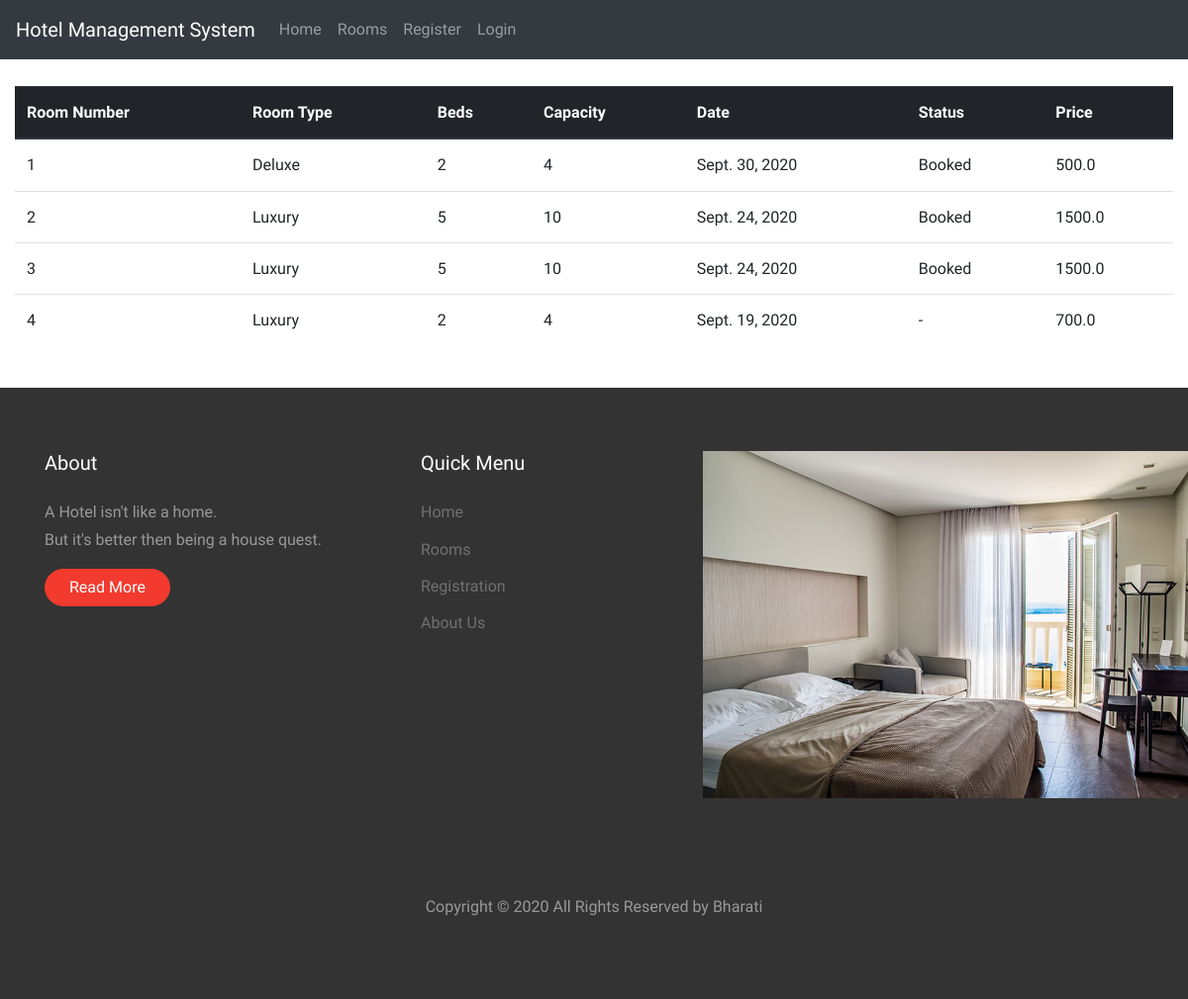
Page /rlist on the committed database.
### hotelapp/models.py (models this page shows, shortened)
class RoomModel(models.Model):
	ROOM_TYPES = (
		('Standard','Standard'),
		('Deluxe','Deluxe'),
		('Luxury','Luxury')
	)
	roomId = models.AutoField(primary_key=True)
	roomType = models.CharField(max_length=30,choices=ROOM_TYPES)
	beds = models.IntegerField()
	capacity = models.IntegerField()
	date = models.DateField(("Date"), default=datetime.date.today)
	price = models.FloatField(default=0)
	status = models.CharField(max_length=50, default="-")

### hotelapp/views.py (the view)
# urls.py: path('rlist',views.roomList),
def roomList(request):
    rlist = RoomModel.objects.all()
    return render(request,"hotelapp/room_list.html",{'rlist':rlist})

### templates/hotelapp/room_list.html (shortened to what this page needs)
{% include "hotelapp/header.html" %}
    <div class="container-fluid">
      <table class="table">
  <thead class="thead-dark">
    <tr>
      <th scope="col">Room Number</th>
      <th scope="col">Room Type</th>
      <th scope="col">Beds</th>
      <th scope="col">Capacity</th>
      <th scope="col">Date</th>
      <th scope="col">Status</th>
      <th scope="col">Price</th>
    </tr>
  </thead>
  <tbody>
    {% for room in rlist %}
    <tr>
      <td>{{room.roomId}}</td>
      <td>{{room.roomType}}</td>
      <td>{{room.beds}}</td>
      <td>{{room.capacity}}</td>
      <td>{{room.date}}</td>
      <td>{{room.status}}</td>
       <td>{{room.price}}</td>
    </tr>
    {% endfor %}
  </tbody>
</table>
    </div>
   {% include "hotelapp/footer.html" %}

### templates/hotelapp/header.html (shortened to what this page needs)
<!doctype html>
<html lang="en">
  <head>
    <link rel="stylesheet" href="https://stackpath.bootstrapcdn.com/bootstrap/4.5.2/css/bootstrap.min.css">
  </head>
  <body>
   {% load static %}
    <nav class="navbar navbar-expand-lg navbar-dark bg-dark">
  <a class="navbar-brand" href="#">Hotel Management System</a>
  <div class="collapse navbar-collapse" id="navbarSupportedContent">
    {% if request.session.customer ==  None and request.session.admin == None %}
      <ul class="navbar-nav mr-auto">
          <li class="nav-item">
        <a class="nav-link" href="home">Home</a>
      </li>
      <li class="nav-item">
        <a class="nav-link" href="rlist">Rooms</a>
      </li>
      <li class="nav-item">
        <a class="nav-link" href="registration">Register</a>
      </li>
        <li class="nav-item">
        <a class="nav-link" href="signin">Login</a>
      </li>
      </ul>
    {% endif %}
  </div>
</nav>
  <br>

### templates/hotelapp/footer.html (shortened to what this page needs)
<br>
<head>
    <link rel="stylesheet" href="fonts/icomoon/style.css">
    <link rel="stylesheet" href="static/css/bootstrap.min.css">
    <link rel="stylesheet" href="static/css/magnific-popup.css">
    <link rel="stylesheet" href="static/css/jquery-ui.css">
    <link rel="stylesheet" href="static/css/owl.carousel.min.css">
    <link rel="stylesheet" href="static/css/owl.theme.default.min.css">
    <link rel="stylesheet" href="static/css/bootstrap-datepicker.css">
    <link rel="stylesheet" href="static/css/animate.css">
    <link rel="stylesheet" href="https://cdn.jsdelivr.net/npm/mediaelement@4.2.7/build/mediaelementplayer.min.css">
    <link rel="stylesheet" href="fonts/flaticon/font/flaticon.css">
    <link rel="stylesheet" href="static/css/aos.css">
    <link rel="stylesheet" href="static/css/style.css">
  </head>
{%load static%}
<footer class="site-footer" id="about">
      <div class="container">
        <div class="row">
          <div class="col-md-4">
            <h3 class="footer-heading mb-4 text-white">About</h3>
            <p>A Hotel isn't like a home.<br>But it's better then being a house quest.</p>
            <p><a href="home" class="btn btn-primary pill text-white px-4">Read More</a></p>
          </div>
          <div class="col-md-6">
            <div class="row">
              <div class="col-md-6">
                <h3 class="footer-heading mb-4 text-white">Quick Menu</h3>
                  <ul class="list-unstyled">
                    <li><a href="home">Home</a></li>
                    <li><a href="rlist">Rooms</a></li>
                    <li><a href="registration">Registration</a></li>
                    <li><a href="#about">About Us</a></li>
                  </ul>
              </div>
              <div class="col-md-6">
                <div>
              <img src="{% static 'images/img_4.jpg' %}" width="200%">
                </div>
              </div>
            </div>
          </div>
        </div>
        <div class="row pt-5 mt-5 text-center">
          <div class="col-md-12">
            <p>
            Copyright &copy; <script data-cfasync="false" src="/cdn-cgi/scripts/5c5dd728/cloudflare-static/email-decode.min.js"></script><script>document.write(new Date().getFullYear());</script> All Rights Reserved by Bharati </a>
            </p>
          </div>
        </div>
      </div>
    </footer>
  </body>
</html>

### static/css/style.css (style rules this page uses)
body { line-height: 1.7; color: rgba(0, 0, 0, 0.5); font-weight: 400; font-size: 1rem; font-family: "Work Sans", -apple-system, BlinkMacSystemFont, "Segoe UI", Roboto, "Helvetica Neue", Arial, sans-serif, "Apple Color Emoji", "Segoe UI Emoji", "Segoe UI Symbol", "Noto Color Emoji"; }
h1, h2, h3, h4, h5, .h1, .h2, .h3, .h4, .h5 { color: #000; }
a { -webkit-transition: .3s all ease; -o-transition: .3s all ease; transition: .3s all ease; }
.btn { position: relative; top: 0; }
.btn.pill { border-radius: 30px !important; }
.site-footer { padding: 4em 0; background-size: cover; background-position: center center; background-repeat: no-repeat; color: rgba(255, 255, 255, 0.5); position: relative; }
.site-footer:before { position: absolute; content: ""; background: rgba(0, 0, 0, 0.8); top: 0; left: 0; right: 0; bottom: 0; }
.site-footer .footer-heading { font-size: 20px; }
.site-footer a { color: rgba(255, 255, 255, 0.3); }
.site-footer ul li { margin-bottom: 10px; }

### rows in the picture
RoomModel: roomId "1", roomType "Deluxe", beds "2", capacity "4", date "Sept. 30, 2020", status "Booked", price "500.0"
RoomModel: roomId "2", roomType "Luxury", beds "5", capacity "10", date "Sept. 24, 2020", status "Booked", price "1500.0"
RoomModel: roomId "3", roomType "Luxury", beds "5", capacity "10", date "Sept. 24, 2020", status "Booked", price "1500.0"
RoomModel: roomId "4", roomType "Luxury", beds "2", capacity "4", date "Sept. 19, 2020", status "-", price "700.0"
